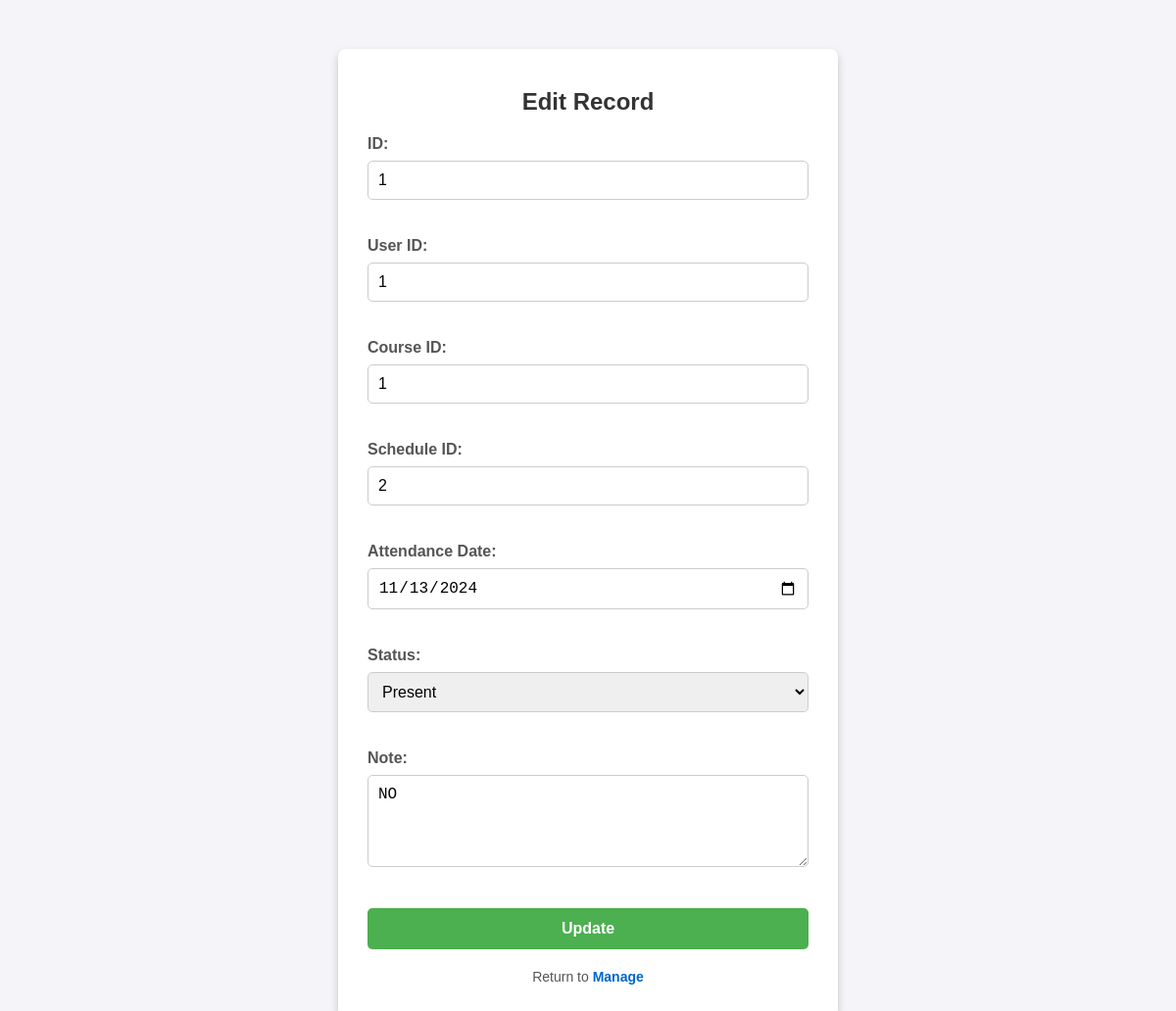
Page /Edit_attendance.php?id=1 on the committed database.
### tables this page shows
CREATE TABLE attendance (
    id INT AUTO_INCREMENT PRIMARY KEY,
    user_id INT NOT NULL, 
    course_id INT NOT NULL, 
    schedule_id INT NOT NULL, 
    attendance_date DATE NOT NULL, 
    status ENUM('Present', 'On time') NOT NULL, 
    note VARCHAR(255),
    created_at TIMESTAMP DEFAULT CURRENT_TIMESTAMP,
    FOREIGN KEY (schedule_id) REFERENCES schedule(id)
);

### Edit_attendance.php (the view, shortened to what this page needs)
<?php
include('db.php');
$id = $_GET['id'];
$stmt = $conn->prepare("SELECT * FROM attendance WHERE id = ?");
$stmt->bind_param("i", $id);
$stmt->execute();
$result = $stmt->get_result();
$row = $result->fetch_assoc();
?>
<!DOCTYPE html>
<html lang="en">
<head>
    <link rel="stylesheet" href="Edit_attendance.css">
</head>
<body>
    <div class="container">
        <h2>Edit Record</h2>
        <form action="" method="POST">
            <label for="id">ID:</label>
            <input type="number" id="id" name="id" value="<?= htmlspecialchars($row['id']) ?>" readonly><br><br>
            <label for="user_id">User ID:</label>
            <input type="number" id="user_id" name="user_id" value="<?= htmlspecialchars($row['user_id']) ?>" required><br><br>
            <label for="course_id">Course ID:</label>
            <input type="number" id="course_id" name="course_id" value="<?= htmlspecialchars($row['course_id']) ?>" required><br><br>
            <label for="schedule_id">Schedule ID:</label>
            <input type="number" id="schedule_id" name="schedule_id" value="<?= htmlspecialchars($row['schedule_id']) ?>" required><br><br>
            <label for="attendance_date">Attendance Date:</label>
            <input type="date" id="attendance_date" name="attendance_date" value="<?= htmlspecialchars($row['attendance_date']) ?>" required><br><br>
            <label for="status">Status:</label>
            <select id="status" name="status" required>
                <option value="Present" <?= $row['status'] === 'Present' ? 'selected' : '' ?>>Present</option>
            </select><br><br>
            <label for="note">Note:</label>
            <textarea id="note" name="note" rows="4" cols="50"><?= htmlspecialchars($row['note']) ?></textarea><br><br>
            <button type="submit">Update</button>
            <p class="text-center mt-3">Return to <a href="Manage.php">Manage</a></p>
        </form>
    </div>
</body>
</html>

### Edit_attendance.css (style rules this page uses)
body { margin: 0; padding: 0; font-family: Arial, sans-serif; background-color: #f4f4f9; }
.container { max-width: 450px; margin: 50px auto; background: #ffffff; padding: 20px 30px; border-radius: 8px; box-shadow: 0 4px 8px rgba(0, 0, 0, 0.2); text-align: left; }
h2 { text-align: center; color: #333333; font-size: 24px; margin-bottom: 20px; }
label { display: block; font-weight: bold; color: #555555; margin-bottom: 8px; }
input[type="number"], input[type="date"], textarea, select { width: 100%; padding: 10px; margin-bottom: 20px; border: 1px solid #cccccc; border-radius: 5px; font-size: 16px; box-sizing: border-box; }
button { display: block; width: 100%; padding: 12px 0; background-color: #4CAF50; color: white; font-size: 16px; font-weight: bold; border: none; border-radius: 5px; cursor: pointer; transition: background-color 0.3s ease; }
p.text-center { text-align: center; font-size: 14px; color: #555555; margin-top: 20px; }
p.text-center a { color: #0066cc; text-decoration: none; font-weight: bold; transition: color 0.3s ease; }

### Edit_attendance.php (style rules this page uses)
body { background-image: url('https://blog.topcv.vn/wp-content/uploads/2020/09/cong-nghe-thong-tin-la-gi-tn.jpg'); background-size: cover; background-position: center; background-attachment: fixed; }

### rows in the picture
attendance: id "1", user_id "1", course_id "1", schedule_id "2", attendance_date "11/13/2024", status "Present", note "NO"
